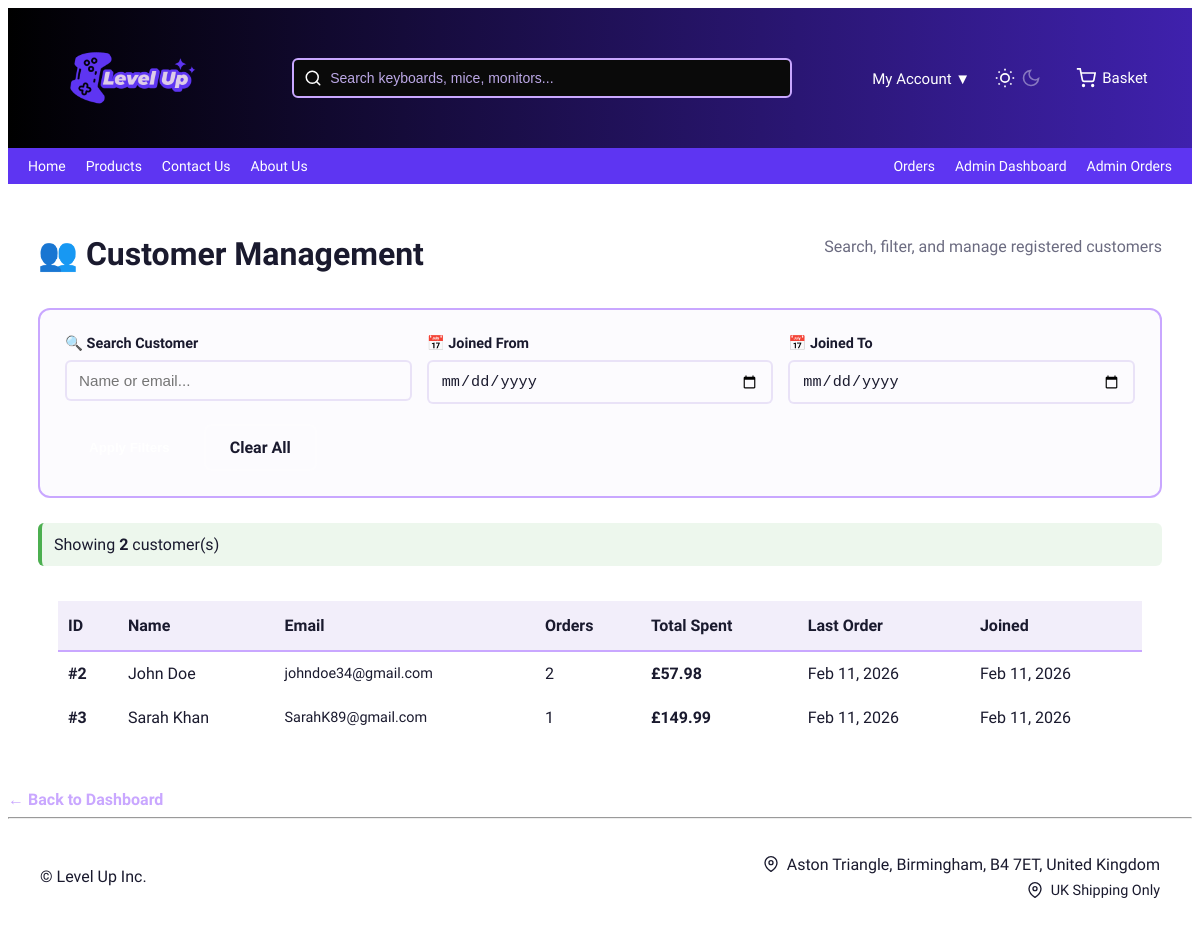
The page /public/index.php?page=admin-customers (signed in) on the database its author committed.
### tables this page shows
CREATE TABLE users (
  user_id INT AUTO_INCREMENT PRIMARY KEY,
  name VARCHAR(100) NOT NULL,
  email VARCHAR(150) NOT NULL UNIQUE,
  password VARCHAR(255) NOT NULL,
  role ENUM('customer','admin') DEFAULT 'customer',
  phone VARCHAR(20),

  password_changed BOOLEAN DEFAULT 0,
  last_login TIMESTAMP NULL,

  created_at TIMESTAMP DEFAULT CURRENT_TIMESTAMP
);

### src/Controllers/AdminCustomerController.php (called while the page is built, shortened)
<?php
class AdminCustomerController extends BaseAdminController {
    public function list()
{
    $db = Database::getInstance()->getConnection();
    $sql = "  SELECT
            u.user_id,
            u.name,
            u.email,
            u.phone,
            u.created_at,
            COUNT(o.order_id) AS total_orders,
            COALESCE(SUM(o.total_price), 0) AS total_spent,
            MAX(o.created_at) AS last_order_date
        FROM users u
        LEFT JOIN orders o ON u.user_id = o.user_id
        WHERE u.role = 'customer'
    ";
    $params = [];
    $sql .= "
        GROUP BY u.user_id
        ORDER BY u.created_at DESC
    ";
    $stmt = $db->prepare($sql);
    $stmt->execute($params);
    $customers = $stmt->fetchAll(PDO::FETCH_ASSOC);
    include __DIR__ . '/../../templates/admin/customers.php';
}
}
?>

### templates/admin/customers.php (the view, shortened to what this page needs)
<?php include __DIR__ . '/../header.php'; ?>
<div class="admin-orders-container">
    <div class="admin-header">
        <h1>👥 Customer Management</h1>
        <p>Search, filter, and manage registered customers</p>
    </div>
   <div class="filter-section">
    <form method="GET" action="index.php" class="filter-form">
        <div class="filter-row">
            <div class="filter-group">
                <label>🔍 Search Customer</label>
                <input type="text"
                       name="search"
                       placeholder="Name or email..."
                       value="<?= htmlspecialchars($_GET['search'] ?? '') ?>">
            </div>
            <div class="filter-group">
                <label>📅 Joined From</label>
                <input type="date"
                       name="date_from"
                       value="<?= htmlspecialchars($_GET['date_from'] ?? '') ?>">
            </div>
            <div class="filter-group">
                <label>📅 Joined To</label>
                <input type="date"
                       name="date_to"
                       value="<?= htmlspecialchars($_GET['date_to'] ?? '') ?>">
            </div>
        </div>
        <div class="filter-actions">
            <button type="submit" class="btn-filter">Apply Filters</button>
            <a href="index.php?page=admin-customers" class="btn-clear">Clear All</a>
        </div>
    </form>
</div>
    <div class="results-summary">
        Showing <strong><?= count($customers) ?></strong> customer(s)
    </div>
    <div class="table-container">
        <table class="admin-table">
            <thead>
                <tr>
                    <th>ID</th>
                    <th>Name</th>
                    <th>Email</th>
                    <th>Orders</th>
                    <th>Total Spent</th>
                    <th>Last Order</th>
                    <th>Joined</th>
                </tr>
            </thead>
            <tbody>
            <?php if (empty($customers)): ?>
                <tr>
                    <td colspan="7" class="no-results">
                        No customers found matching your criteria
                    </td>
                </tr>
            <?php else: ?>
                <?php foreach ($customers as $c): ?>
                    <tr class="clickable-row"
                        data-href="index.php?page=admin-customer-view&id=<?= $c['user_id'] ?>">
                        <td><strong>#<?= $c['user_id'] ?></strong></td>
                        <td><?= htmlspecialchars($c['name']) ?></td>
                        <td class="email-cell"><?= htmlspecialchars($c['email']) ?></td>
                        <td><?= (int)$c['total_orders'] ?></td>
                        <td class="price-cell">
                            £<?= number_format($c['total_spent'] ?? 0, 2) ?>
                        </td>
                        <td>
                            <?= $c['last_order_date']
                                ? date('M d, Y', strtotime($c['last_order_date']))
                                : '—'
                            ?>
                        </td>
                        <td><?= date('M d, Y', strtotime($c['created_at'])) ?></td>
                    </tr>
                <?php endforeach; ?>
            <?php endif; ?>
            </tbody>
        </table>
    </div>
</div>
<a href="index.php?page=dashboard" class="btn-secondary">
   ← Back to Dashboard
</a>
<?php include __DIR__ . '/../footer.php'; ?>

### public/assets/css/style.css (style rules this page uses)
:root { --bg-primary: #ffffff; --bg-secondary: #f5f5f5; --text-primary: #1a1a2e; --text-secondary: #6b6b80; --highlight-color: #5e35f2; --highlight-dark: #3f21ad; --danger: #ff4f4f; --lavender: #C9A7FF; --border-color: #e6e6ee; --shadow: 0 4px 16px rgba(0,0,0,0.06); --shadow-lg: 0 12px 40px rgba(0,0,0,0.12); }
body { background-color: var(--bg-primary); color: var(--text-primary); font-family: "Science Gothic", sans-serif; font-optical-sizing: auto; font-weight: 300; font-variation-settings: "slnt" 0, "wdth" 100, "CTRS" 0; transition: background-color 0.3s, color 0.3s; }

### public/assets/css/admin.css (style rules this page uses)
.admin-orders-container { max-width: 1400px; margin: 0 auto; padding: 30px; }
.admin-header { margin-bottom: 30px; }
.admin-header h1 { color: var(--text-primary); margin-bottom: 5px; }
.admin-header p { color: var(--text-secondary); }
.filter-section { background: rgba(188, 168, 230, 0.05); border: 2px solid var(--lavender); border-radius: 12px; padding: 25px; margin-bottom: 25px; }
.filter-form { display: flex; flex-direction: column; gap: 20px; }
.filter-row { display: grid; grid-template-columns: repeat(auto-fit, minmax(200px, 1fr)); gap: 15px; }
.filter-group { display: flex; flex-direction: column; gap: 8px; }
.filter-group label { color: var(--text-primary); font-weight: 600; font-size: 0.9rem; }
.filter-group input, .filter-group select { padding: 10px 12px; border: 2px solid rgba(188, 168, 230, 0.3); border-radius: 6px; background: rgba(255, 255, 255, 0.05); color: var(--text-primary); font-size: 0.95rem; }
.filter-actions { display: flex; gap: 10px; }
.btn-filter, .btn-clear { padding: 12px 24px; border-radius: 8px; font-weight: 600; cursor: pointer; transition: all 0.3s ease; text-decoration: none; display: inline-block; border: none; }
.btn-filter { background: var(--highlight); color: white; }
.btn-clear { background: rgba(255, 255, 255, 0.1); color: var(--text-primary); border: 2px solid rgba(255, 255, 255, 0.2); }
.results-summary { margin-bottom: 15px; padding: 12px; background: rgba(76, 175, 80, 0.1); border-left: 4px solid #4caf50; border-radius: 6px; }
.clickable-row { cursor: pointer; transition: background 0.2s ease; }
.table-container { overflow-x: auto; background: rgba(255, 255, 255, 0.02); border-radius: 12px; padding: 20px; }
.admin-table { width: 100%; border-collapse: collapse; }
.admin-table thead { background: rgba(188, 168, 230, 0.2); }
.admin-table th { padding: 15px; text-align: left; color: var(--text-primary); font-weight: 600; border-bottom: 2px solid var(--lavender); }
.admin-table td { padding: 15px; border-bottom: 1px solid rgba(255, 255, 255, 0.1); color: var(--text-primary); }
.email-cell { font-size: 0.9rem; color: var(--text-secondary); }
.price-cell { font-weight: 600; color: var(--highlight); }
.btn-secondary { color: var(--lavender); text-decoration: none; font-weight: 600; }
.price-cell, .value-cell { font-weight: 600; color: var(--highlight); }
.admin-header { margin-bottom: 30px; display: flex; justify-content: space-between; align-items: center; flex-wrap: wrap; gap: 15px; }
.filter-row { display: grid; grid-template-columns: repeat(auto-fit, minmax(250px, 1fr)); gap: 15px; }
.admin-table th { padding: 15px 10px; text-align: left; color: var(--text-primary); font-weight: 600; border-bottom: 2px solid var(--lavender); white-space: nowrap; }
.admin-table td { padding: 12px 10px; border-bottom: 1px solid rgba(255, 255, 255, 0.1); color: var(--text-primary); }
.price-cell { font-weight: 600; }

### rows shown on the page
users: user_id "2", name "John Doe", email "johndoe34@gmail.com", total_orders "2", total_spent "57.98", last_order_date "Feb 11, 2026", created_at "Feb 11, 2026"
users: user_id "3", name "Sarah Khan", email "SarahK89@gmail.com", total_orders "1", total_spent "149.99", last_order_date "Feb 11, 2026", created_at "Feb 11, 2026"

### other values the page prints
count($customers) "2"
